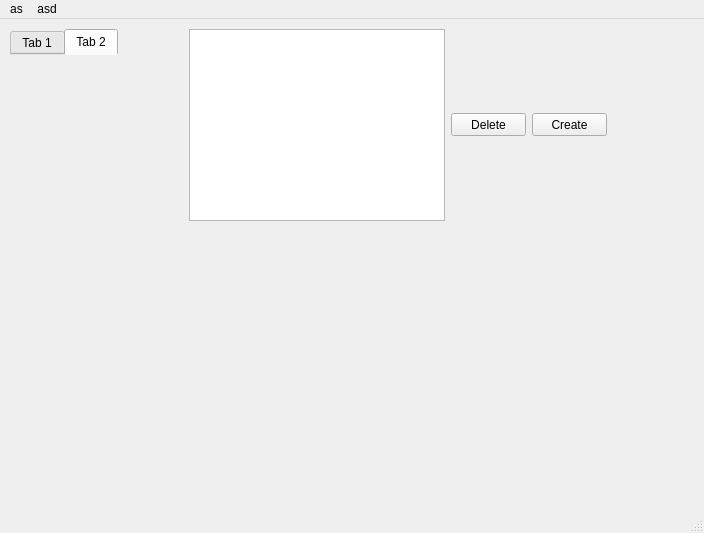
<?xml version="1.0" encoding="UTF-8"?>
<ui version="4.0">
 <class>MainWindow</class>
 <widget class="QMainWindow" name="MainWindow">
  <property name="geometry">
   <rect>
    <x>0</x>
    <y>0</y>
    <width>704</width>
    <height>533</height>
   </rect>
  </property>
  <property name="windowTitle">
   <string>MainWindow</string>
  </property>
  <widget class="QWidget" name="centralwidget">
   <widget class="QTabWidget" name="tabWidget">
    <property name="geometry">
     <rect>
      <x>10</x>
      <y>10</y>
      <width>108</width>
      <height>26</height>
     </rect>
    </property>
    <property name="currentIndex">
     <number>1</number>
    </property>
    <widget class="QWidget" name="tab">
     <attribute name="title">
      <string>Tab 1</string>
     </attribute>
    </widget>
    <widget class="QWidget" name="tab_2">
     <attribute name="title">
      <string>Tab 2</string>
     </attribute>
    </widget>
   </widget>
   <widget class="QPushButton" name="pushButtonSave">
    <property name="geometry">
     <rect>
      <x>532</x>
      <y>94</y>
      <width>75</width>
      <height>23</height>
     </rect>
    </property>
    <property name="text">
     <string>Create</string>
    </property>
   </widget>
   <widget class="QTableWidget" name="tableWidget">
    <property name="geometry">
     <rect>
      <x>189</x>
      <y>10</y>
      <width>256</width>
      <height>192</height>
     </rect>
    </property>
    <property name="editTriggers">
     <set>QAbstractItemView::NoEditTriggers</set>
    </property>
    <property name="selectionBehavior">
     <enum>QAbstractItemView::SelectRows</enum>
    </property>
   </widget>
   <widget class="QPushButton" name="pushButtonDelete">
    <property name="geometry">
     <rect>
      <x>451</x>
      <y>94</y>
      <width>75</width>
      <height>23</height>
     </rect>
    </property>
    <property name="text">
     <string>Delete</string>
    </property>
   </widget>
  </widget>
  <widget class="QMenuBar" name="menubar">
   <property name="geometry">
    <rect>
     <x>0</x>
     <y>0</y>
     <width>704</width>
     <height>21</height>
    </rect>
   </property>
   <widget class="QMenu" name="menuas">
    <property name="title">
     <string>as</string>
    </property>
    <addaction name="actionasd"/>
    <addaction name="actionasdf"/>
   </widget>
   <widget class="QMenu" name="menuasd">
    <property name="title">
     <string>asd</string>
    </property>
   </widget>
   <addaction name="menuas"/>
   <addaction name="menuasd"/>
  </widget>
  <widget class="QStatusBar" name="statusbar"/>
  <action name="actionasd">
   <property name="text">
    <string>asd</string>
   </property>
  </action>
  <action name="actionasdf">
   <property name="text">
    <string>asdf</string>
   </property>
  </action>
 </widget>
 <resources/>
 <connections/>
</ui>
